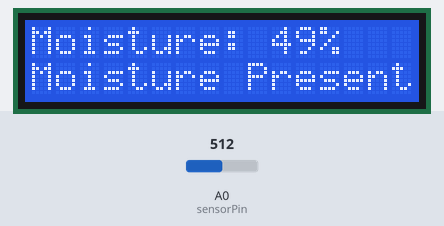
A sketch run on a simulated Arduino Uno, built with avr-gcc and run on an emulated ATmega328P. Parts: 16×2 character LCD. The test bench sets the inputs (shaded band); at power-on: A0 (sensorPin) = 512.

Above: at 2.7 s.
2.8 s: A0 (sensorPin) set to 540
At 5.7 s:
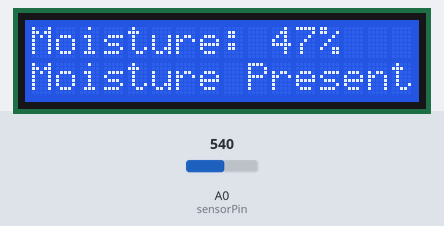
6.2 s: A0 (sensorPin) set to 511
At 7.2 s:
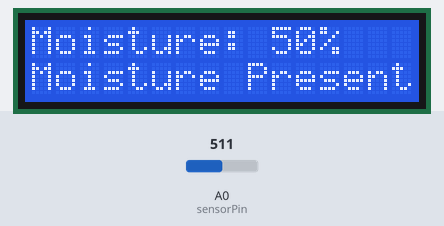
8.2 s: A0 (sensorPin) set to 306
At 9.8 s:
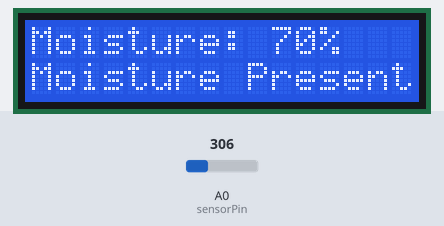
Timing chart, 0 to 11.3 s (numbered marks = the images above; inputs shaded):
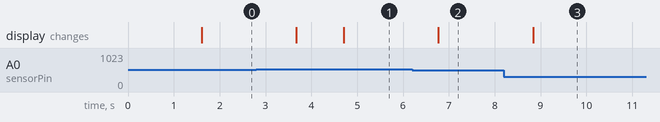

Measured:
- the behaviour switches between 521 and 522 on A0 (sensorPin) (found by bisection; images 0 and 1)
- after the input at 2.8 s, the display: first changes after 0.87 s (image 1 shows a later state)
- after the input at 6.2 s, the display: changes after 0.57 s (image 2)
- after the input at 8.2 s, the display: changes after 0.64 s (image 3)

The sketch:

SoilMemory.ino
```cpp
// C++ code
//

#include <Wire.h>
#include <LiquidCrystal_I2C.h>

LiquidCrystal_I2C lcd(0x27, 16, 2);

const int sensorPin = A0;

int moisture;
int previousMoisture = -1;

void setup() {
  lcd.init();
  lcd.backlight();

  Serial.begin(9600);

  lcd.setCursor(0, 0);
  lcd.print("SoilMemory");
  delay(1500);
  lcd.clear();
}

void loop() {
  int sensorValue = analogRead(sensorPin);

  // Typical analog sensor: lower reading means wetter soil.
  // Adjust the mapping after testing your sensor.
  moisture = map(sensorValue, 1023, 0, 0, 100);
  moisture = constrain(moisture, 0, 100);

  lcd.setCursor(0, 0);
  lcd.print("Moisture: ");
  lcd.print(moisture);
  lcd.print("%   ");

  lcd.setCursor(0, 1);

  if (previousMoisture != -1 &&
      moisture < previousMoisture) {
    lcd.print("Moisture Decreased");
  } else {
    lcd.print("Moisture Present ");
  }

  previousMoisture = moisture;

  delay(1000);
}
```
